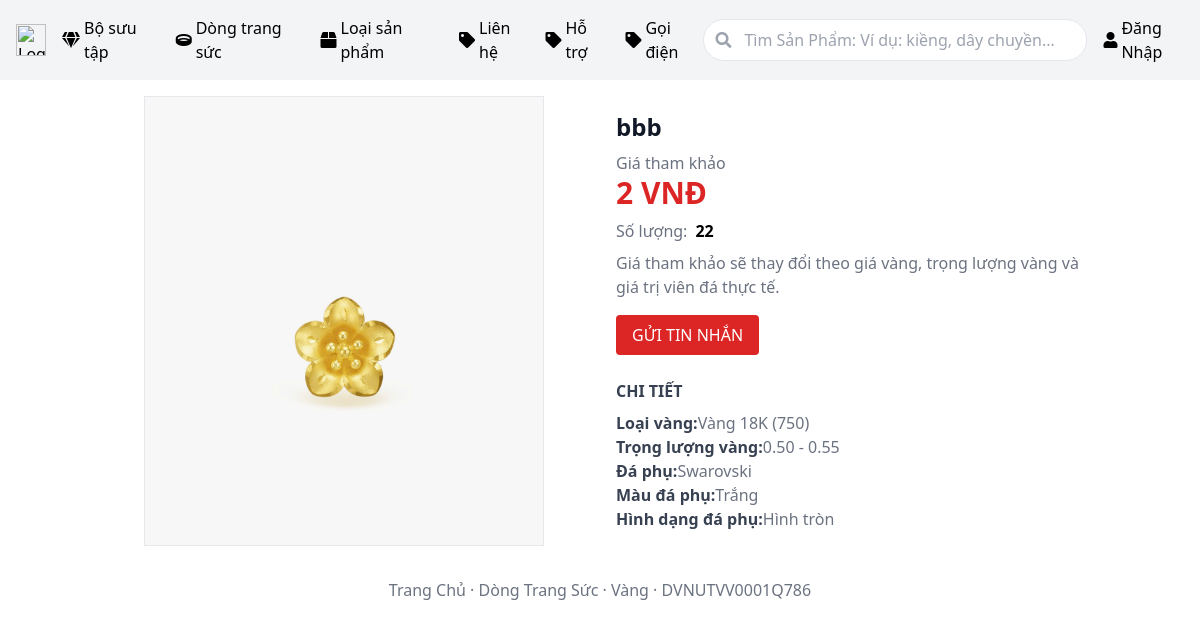
The app's page /details/detailsmaitramnam.php?MaSP=SP268 with its own data.
### tables this page shows
CREATE TABLE `danhmuc` (
  `MaDM` varchar(255) NOT NULL,
  `TenDM` varchar(255) NOT NULL
);

CREATE TABLE `sanpham` (
  `MaSP` varchar(255) NOT NULL,
  `TenSP` varchar(255) NOT NULL,
  `Gia` decimal(18,2) NOT NULL,
  `MaCTDM` varchar(255) DEFAULT NULL,
  `LinkAnh` varchar(255) DEFAULT NULL,
  `SoLuong` int DEFAULT NULL,
  `NgayNhap` date DEFAULT NULL
);

### details/detailsmaitramnam.php (the view, shortened to what this page needs)
<?php
include '../database/connect.php';
include '../actions/danhmuc.php';
include '../actions/mota.php';
if (isset($_GET['MaSP'])) {
    $MaSP = $_GET['MaSP'];
    $query = "SELECT TenSP, Gia, MaSP, SoLuong FROM sanpham WHERE MaSP = ?";
    $stmt = $conn->prepare($query);
    $stmt->bind_param("s", $MaSP);
    $stmt->execute();
    $result = $stmt->get_result();
    if ($result->num_rows > 0) {
        $row = $result->fetch_assoc();
        $TenSP = htmlspecialchars($row['TenSP']);
        $Gia = number_format($row['Gia'], 0, ',', '.') . " VNĐ";
        $SoLuong = htmlspecialchars( $row['SoLuong']);
        $LinkAnh = "../images/" . htmlspecialchars($row['MaSP']) . ".jpg";
    } else {
        echo "Sản phẩm không tồn tại!";
        exit;
    }
} else {
    echo "Không có sản phẩm nào được chọn!";
    exit;
}
?>
<html lang="en">
 <head>
  <script src="https://cdn.tailwindcss.com"></script>
  <link href="https://cdnjs.cloudflare.com/ajax/libs/font-awesome/5.15.3/css/all.min.css" rel="stylesheet"/>
  <link rel="stylesheet" href="../assets/navbar.css">
</head>
 <body class="bg-white text-black">
    <header class="flex items-center justify-between p-4 bg-gray-100">
        <div class="flex items-center space-x-4 relative">
            <a href="../views/home.php">
            <img alt="Logo" class="h-8 " height="30" src="https://storage.googleapis.com/a1aa/image/RR8CRsz-B4mwtszDDQi_5Jz4xLoLiQOI1N6dCsXCOP0.jpg" width="30"/>
            </a>
            <div class="relative"><?php echo getDanhMuc($conn); ?></div>
        </div>
        <div class="flex items-center space-x-4 ml-auto">
            <div class="relative">
                <input class="border rounded-full p-2 w-96 pl-10" placeholder="Tìm Sản Phẩm: Ví dụ: kiềng, dây chuyền..." type="text" />
                <i class="fas fa-search absolute left-3 top-1/2 transform -translate-y-1/2 text-gray-400"></i>
            </div>
            <?php if (isset($_SESSION['user_name'])): ?>
                <a id="userDropdown" class="flex items-center space-x-1 cursor-pointer" href="#">
                    <i class="fas fa-user"></i>
                    <span><?= $_SESSION['user_name']; ?></span>
                </a>
                <?php include '../actions/dropdownprofile.php'; ?>
                <a class="flex items-center space-x-1 text-red-500" href="../actions/logout.php"><i class="fas fa-sign-out-alt"></i><span>Đăng Xuất</span></a>
            <?php else: ?>
                <a class="flex items-center space-x-1" href="login.php"><i class="fas fa-user"></i><span>Đăng Nhập</span></a>
            <?php endif; ?>
        </div>
    </header>
    <main>
        <div class="container mx-auto p-4">
            <div class="flex flex-col lg:flex-row items-center justify-center">
                <div class="flex flex-col items-center justify-center w-full lg:w-1/2">
                    <div class="flex items-center justify-center">
                        <img id="mainImage" alt="<?= $TenSP ?>" class="mx-4 border" height="400" src="<?= $LinkAnh ?>" width="400"/>
                    </div>
                </div>
                <div class="w-full lg:w-1/2 mt-8 lg:mt-0 lg:ml-8">
                    <h1 class="text-2xl font-bold text-gray-900"><?= $TenSP ?></h1>
                    <p class="text-gray-500 mt-2">Giá tham khảo</p>
                    <p class="text-3xl font-bold text-red-600"><?= $Gia ?></p>
                    <div class="flex">
                        <p class="text-gray-500 mt-2">Số lượng:</p>
                        <strong><p class="text-dark-500 fw-bold  mt-2 ml-2"><?= $SoLuong ?></p></strong>
                    </div>
                    <p class="text-gray-500 mt-2">Giá tham khảo sẽ thay đổi theo giá vàng, trọng lượng vàng và giá trị viên đá thực tế.</p>
                    <div class="flex mt-4">
                        <button id="menuchat" class="bg-red-600 text-white px-4 py-2 rounded mr-2">GỬI TIN NHẮN</button>
                    </div>
                    <div class="mt-6">
                        <h3 class="text-gray-700 font-semibold">CHI TIẾT</h3>
                        <div class="mt-2">
                            <p class="text-gray-500"><span class="font-semibold text-gray-700">Loại vàng:</span>Vàng 18K (750)</p>
                            <p class="text-gray-500"><span class="font-semibold text-gray-700">Trọng lượng vàng:</span>0.50 - 0.55</p>
                            <p class="text-gray-500"><span class="font-semibold text-gray-700">Đá phụ:</span>Swarovski</p>
                            <p class="text-gray-500"><span class="font-semibold text-gray-700">Màu đá phụ:</span>Trắng</p>
                            <p class="text-gray-500"><span class="font-semibold text-gray-700">Hình dạng đá phụ:</span>Hình tròn</p>
                        </div>
                    </div>
                </div>
            </div>
            <div class="text-center text-gray-500 mt-8">
                <p>Trang Chủ · Dòng Trang Sức · Vàng · DVNUTVV0001Q786</p>
            </div>
        </div>
    </main>
</body>
</html>

### actions/danhmuc.php (shortened to what this page needs)
<?php
function getDanhMuc($conn)
{
    $sql = "SELECT TenDM FROM danhmuc";
    $result = $conn->query($sql);
    $icons = [
        "Bộ sưu tập" => "fa-gem",
        "Dòng trang sức" => "fa-ring",
        "Loại sản phẩm" => "fa-box"
    ];
    $html = '<div class="flex items-center space-x-4">';
    while ($row = $result->fetch_assoc()) {
        $tenDM = $row["TenDM"];
        $icon = isset($icons[$tenDM]) ? $icons[$tenDM] : "fa-tag";
        $idAttr = '';
        if ($tenDM === "Bộ sưu tập") {
            $idAttr = 'id="menuBoSuuTap"';
        } elseif ($tenDM === "Dòng trang sức") {
            $idAttr = 'id="menuDongTrangSuc"';
        } elseif($tenDM === "Loại sản phẩm") {
            $idAttr = 'id="menuLoaiSanPham"';
        }
        $html .= '<a ' . $idAttr . ' class="flex items-center space-x-1 cursor-pointer relative" href="#">
                    <i class="fas ' . $icon . '"></i>
                    <span>' . $tenDM . '</span>
                  </a>';
    }
    $html .= '</div>';
    return $html;
}
?>

### records on screen
danhmuc: TenDM "Bộ sưu tập"
danhmuc: TenDM "Dòng trang sức"
danhmuc: TenDM "Loại sản phẩm"
danhmuc: TenDM "Liên hệ"
danhmuc: TenDM "Hỗ trợ"
danhmuc: TenDM "Gọi điện"
sanpham: MaSP (picture), TenSP "bbb", Gia "2 VNĐ", SoLuong "22"
